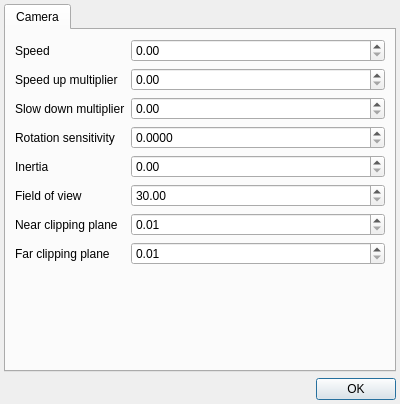
<?xml version="1.0" encoding="UTF-8"?>
<ui version="4.0">
 <class>SettingsDialog</class>
 <widget class="QDialog" name="SettingsDialog">
  <property name="geometry">
   <rect>
    <x>0</x>
    <y>0</y>
    <width>400</width>
    <height>404</height>
   </rect>
  </property>
  <property name="windowTitle">
   <string>Settings</string>
  </property>
  <layout class="QVBoxLayout" name="verticalLayout">
   <property name="leftMargin">
    <number>4</number>
   </property>
   <property name="topMargin">
    <number>4</number>
   </property>
   <property name="rightMargin">
    <number>4</number>
   </property>
   <property name="bottomMargin">
    <number>4</number>
   </property>
   <item>
    <widget class="QTabWidget" name="tabWidget">
     <property name="currentIndex">
      <number>0</number>
     </property>
     <widget class="QWidget" name="cameraTab">
      <attribute name="title">
       <string>Camera</string>
      </attribute>
      <layout class="QFormLayout" name="formLayout_2">
       <item row="0" column="0">
        <widget class="QLabel" name="cameraSpeedLabel">
         <property name="text">
          <string>Speed</string>
         </property>
        </widget>
       </item>
       <item row="0" column="1">
        <widget class="QDoubleSpinBox" name="cameraSpeedSpinBox">
         <property name="accelerated">
          <bool>true</bool>
         </property>
         <property name="showGroupSeparator" stdset="0">
          <bool>true</bool>
         </property>
         <property name="maximum">
          <double>8192.000000000000000</double>
         </property>
         <property name="singleStep">
          <double>8.000000000000000</double>
         </property>
         <property name="value">
          <double>0.000000000000000</double>
         </property>
        </widget>
       </item>
       <item row="1" column="0">
        <widget class="QLabel" name="cameraSpeedUpMultiplierLabel">
         <property name="text">
          <string>Speed up multiplier</string>
         </property>
        </widget>
       </item>
       <item row="1" column="1">
        <widget class="QDoubleSpinBox" name="cameraSpeedUpMultiplierSpinBox">
         <property name="accelerated">
          <bool>true</bool>
         </property>
         <property name="showGroupSeparator" stdset="0">
          <bool>true</bool>
         </property>
         <property name="maximum">
          <double>512.000000000000000</double>
         </property>
         <property name="singleStep">
          <double>0.100000000000000</double>
         </property>
        </widget>
       </item>
       <item row="2" column="0">
        <widget class="QLabel" name="cameraSlowDownMultiplierLabel">
         <property name="text">
          <string>Slow down multiplier</string>
         </property>
        </widget>
       </item>
       <item row="2" column="1">
        <widget class="QDoubleSpinBox" name="cameraSlowDownMultiplierSpinBox">
         <property name="accelerated">
          <bool>true</bool>
         </property>
         <property name="showGroupSeparator" stdset="0">
          <bool>true</bool>
         </property>
         <property name="maximum">
          <double>512.000000000000000</double>
         </property>
         <property name="singleStep">
          <double>0.100000000000000</double>
         </property>
        </widget>
       </item>
       <item row="3" column="0">
        <widget class="QLabel" name="cameraRotationSpeedLabel">
         <property name="text">
          <string>Rotation sensitivity</string>
         </property>
        </widget>
       </item>
       <item row="3" column="1">
        <widget class="QDoubleSpinBox" name="cameraRotationSpeedSpinBox">
         <property name="accelerated">
          <bool>true</bool>
         </property>
         <property name="showGroupSeparator" stdset="0">
          <bool>true</bool>
         </property>
         <property name="decimals">
          <number>4</number>
         </property>
         <property name="maximum">
          <double>1.000000000000000</double>
         </property>
         <property name="singleStep">
          <double>0.001000000000000</double>
         </property>
        </widget>
       </item>
       <item row="4" column="0">
        <widget class="QLabel" name="cameraInertiaLabel">
         <property name="text">
          <string>Inertia</string>
         </property>
        </widget>
       </item>
       <item row="4" column="1">
        <widget class="QDoubleSpinBox" name="cameraInertiaSpinBox">
         <property name="accelerated">
          <bool>true</bool>
         </property>
         <property name="showGroupSeparator" stdset="0">
          <bool>true</bool>
         </property>
         <property name="maximum">
          <double>512.000000000000000</double>
         </property>
        </widget>
       </item>
       <item row="5" column="0">
        <widget class="QLabel" name="cameraFovLabel">
         <property name="text">
          <string>Field of view</string>
         </property>
        </widget>
       </item>
       <item row="5" column="1">
        <widget class="QDoubleSpinBox" name="cameraFovSpinBox">
         <property name="accelerated">
          <bool>true</bool>
         </property>
         <property name="showGroupSeparator" stdset="0">
          <bool>true</bool>
         </property>
         <property name="minimum">
          <double>30.000000000000000</double>
         </property>
         <property name="maximum">
          <double>170.000000000000000</double>
         </property>
         <property name="value">
          <double>30.000000000000000</double>
         </property>
        </widget>
       </item>
       <item row="6" column="1">
        <widget class="QDoubleSpinBox" name="cameraNearSpinBox">
         <property name="accelerated">
          <bool>true</bool>
         </property>
         <property name="showGroupSeparator" stdset="0">
          <bool>true</bool>
         </property>
         <property name="minimum">
          <double>0.010000000000000</double>
         </property>
         <property name="maximum">
          <double>50000.000000000000000</double>
         </property>
         <property name="singleStep">
          <double>1.000000000000000</double>
         </property>
         <property name="value">
          <double>0.010000000000000</double>
         </property>
        </widget>
       </item>
       <item row="7" column="1">
        <widget class="QDoubleSpinBox" name="cameraFarSpinBox">
         <property name="accelerated">
          <bool>true</bool>
         </property>
         <property name="showGroupSeparator" stdset="0">
          <bool>true</bool>
         </property>
         <property name="minimum">
          <double>0.010000000000000</double>
         </property>
         <property name="maximum">
          <double>50000.000000000000000</double>
         </property>
         <property name="singleStep">
          <double>500.000000000000000</double>
         </property>
         <property name="value">
          <double>0.010000000000000</double>
         </property>
        </widget>
       </item>
       <item row="6" column="0">
        <widget class="QLabel" name="cameraNearLabel">
         <property name="text">
          <string>Near clipping plane</string>
         </property>
        </widget>
       </item>
       <item row="7" column="0">
        <widget class="QLabel" name="cameraFarLabel">
         <property name="text">
          <string>Far clipping plane</string>
         </property>
        </widget>
       </item>
      </layout>
     </widget>
    </widget>
   </item>
   <item>
    <widget class="QDialogButtonBox" name="buttonBox">
     <property name="orientation">
      <enum>Qt::Horizontal</enum>
     </property>
     <property name="standardButtons">
      <set>QDialogButtonBox::Ok</set>
     </property>
    </widget>
   </item>
  </layout>
 </widget>
 <resources/>
 <connections>
  <connection>
   <sender>buttonBox</sender>
   <signal>accepted()</signal>
   <receiver>SettingsDialog</receiver>
   <slot>accept()</slot>
   <hints>
    <hint type="sourcelabel">
     <x>248</x>
     <y>254</y>
    </hint>
    <hint type="destinationlabel">
     <x>157</x>
     <y>274</y>
    </hint>
   </hints>
  </connection>
  <connection>
   <sender>buttonBox</sender>
   <signal>rejected()</signal>
   <receiver>SettingsDialog</receiver>
   <slot>reject()</slot>
   <hints>
    <hint type="sourcelabel">
     <x>316</x>
     <y>260</y>
    </hint>
    <hint type="destinationlabel">
     <x>286</x>
     <y>274</y>
    </hint>
   </hints>
  </connection>
 </connections>
</ui>
